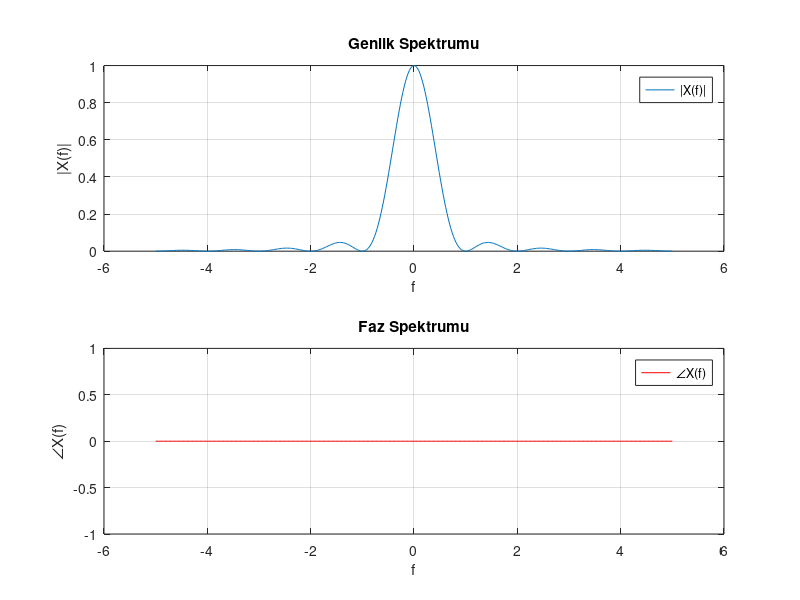

The MATLAB script that drew this image: (Note: this script raises an error after producing the figure.)
% Mehmet ALTINTAŞ 1901022065
% ELM 264 PROJE 2- PROBLEM 1_b
% Frekans aralığını belirleyelim
f = linspace(-5, 5, 400);

% sinc fonksiyonunu tanımlayalım
sinc_func = @(x) arrayfun(@(y) (y == 0) * 1 + (y ~= 0) * sin(pi*y)./(pi*y), x);

% Genlik spektrumunu hesaplayalım
X_f = sinc_func(f).^2;

% Faz spektrumu
angle_X_f = angle(X_f);

% Genlik spektrumu grafiği
figure('Position', [100, 100, 1200, 600]);

subplot(2, 1, 1);
plot(f, X_f, 'DisplayName', '|X(f)|');
xlabel('f');
ylabel('|X(f)|');
title('Genlik Spektrumu');
grid on;
legend show;

% Faz spektrumu grafiği
subplot(2, 1, 2);
plot(f, angle_X_f, 'DisplayName', '∠X(f)', 'Color', 'r');
xlabel('f');
ylabel('∠X(f)');
title('Faz Spektrumu');
grid on;
legend show;

sgtitle('Genlik ve Faz Spektrumu');




